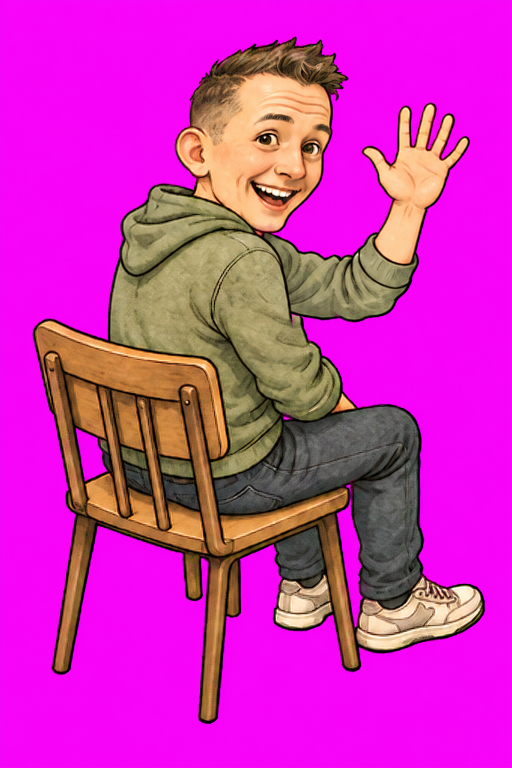
#> input picture components/room/tools/art/fixes/peter-wave-back-edit.png, 1024 x 1536 px, given in place of peter-sheet.png, which was not available (shown at 1/2 size)
$ python fixes.py
#> lines starting #> are read from the running program, lines starting #| are printed output that depends on the picture; after the words box and inside, x2 and y2 are one past the last pixel; in counts of white or black regions, pixels touching at a corner belong together; pictures that were not available may be replaced by others from this repository, and a replacement may not be noted
#> further down, src is the input picture: shape (1536, 1024, 3); mean R, G, B 205.7, 46.8, 180.5
"""Repairs painted over a source sheet, before it is keyed and cut.

A fix is a ChatGPT edit of one crop of a source painting (art/fixes/<name>.png, prompt in
prompts/<name>.txt). Only a feathered polygon of it is composited back, so everything outside the
repaired region stays pixel-identical and the sprite keeps its size and alignment.

    python3 components/room/tools/fixes.py   # writes art/work/fix-<name>-check.png, before | after
"""
import os
from pathlib import Path

import numpy as np
from PIL import Image, ImageDraw, ImageFilter

HERE = Path(os.environ.get("ROOM_ART", Path(__file__).parent / "art"))

# sheet: [(fix name, crop box in the sheet, polygon in crop pixels, feather px)]
FIXES = {
    "peter-sheet": [
        # The wave pose. He sits twisted towards the camera, so both hands are to the right of his
        # head: the waving one beside his face and the other resting on his lap. The original had
        # the lap hand growing out of the waving shoulder. peter-wave-fix-3.png is that cell
        # (1100,500)-(1440,1010), upscaled 3x to 1024x1536: the lap arm from a repaint that drew it
        # properly attached (peter-wave-fix-2.png, which also wrongly moved the wave to the other
        # arm), with the original waving arm (via peter-wave-fix.png) put back. All three line up
        # with the original to the pixel, so only the band across the shoulders is taken.
        # peter-wave-fix-4.png then smooths the left of his back, where the hoodie bulged out like a
        # third arm above the chair (a repaint of fix-3, peter-wave-back-edit.png, blended in only on
        # that patch; prompts/peter-wave-fix-4.txt).
        ("peter-wave-fix-4", (1100, 500, 1440, 1010), [(0, 40), (340, 40), (340, 240), (0, 240)], 6),
    ],
}


def apply_fixes(name, rgb):
    """rgb: HxWx3 uint8 of art/<name>.png. Returns the repaired copy."""
#> called with name = 'peter-sheet'
    out = rgb.astype(np.float32).copy()
    for fix, (x0, y0, x1, y1), poly, feather in FIXES.get(name, []):
        w, h = x1 - x0, y1 - y0
        edit = Image.open(HERE / "fixes" / f"{fix}.png").convert("RGB").resize((w, h), Image.LANCZOS)
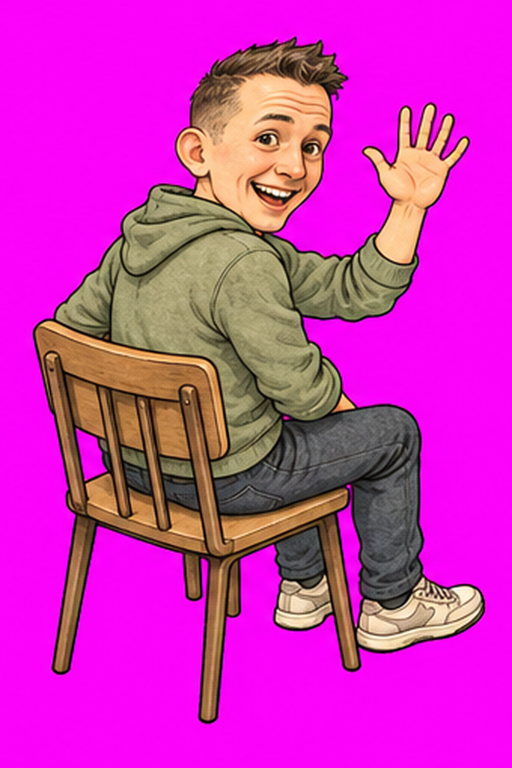
#> input picture components/room/tools/art/fixes/peter-wave-crop.png, 1024 x 1536 px, given in place of peter-wave-fix-4.png, which was not available (shown at 1/2 size)
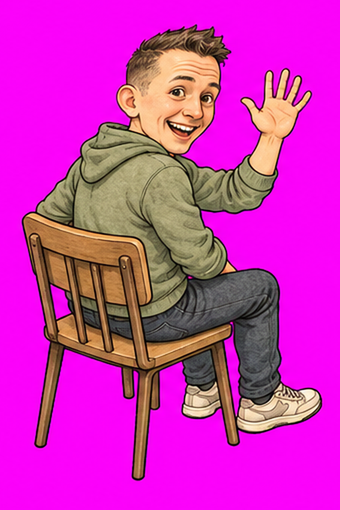
#> edit: PIL image 340x510 RGB; mean R, G, B 206, 47.5, 182.8
        m = Image.new("L", (w, h), 0)
#> m: PIL image 340x510 L; every value is 0
        ImageDraw.Draw(m).polygon(poly, fill=255)
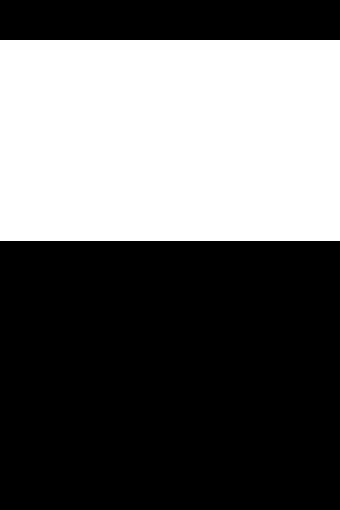
#> m: PIL image 340x510 L; 39.4% white; 1 white region, box (x1, y1, x2, y2) and area: (0, 40, 340, 241) 68340
        m = np.asarray(m.filter(ImageFilter.GaussianBlur(feather))).astype(np.float32)[..., None] / 255
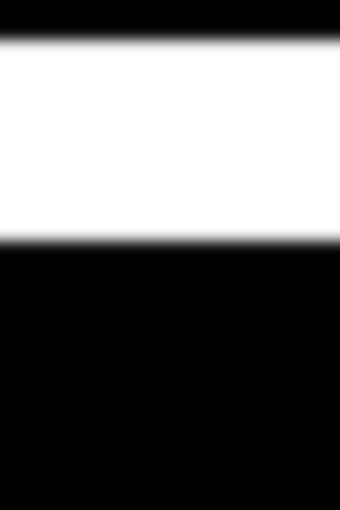
#> m: shape (510, 340, 1) float32; min 0, max 1, mean 0.394
        region = out[y0:y1, x0:x1]
#> region = empty array
#> (the run stopped early here; a loop or call above may not have finished)
